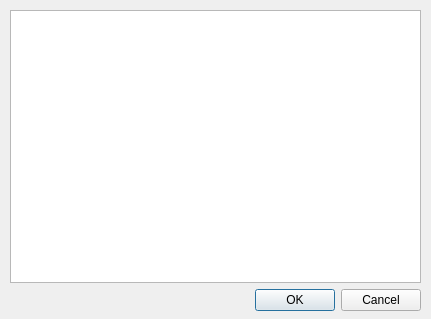
<?xml version="1.0" encoding="UTF-8"?>
<ui version="4.0">
 <class>ChooseResultDialog</class>
 <widget class="QDialog" name="ChooseResultDialog">
  <property name="windowModality">
   <enum>Qt::ApplicationModal</enum>
  </property>
  <property name="geometry">
   <rect>
    <x>0</x>
    <y>0</y>
    <width>431</width>
    <height>319</height>
   </rect>
  </property>
  <property name="windowTitle">
   <string>Dialog</string>
  </property>
  <property name="modal">
   <bool>true</bool>
  </property>
  <widget class="QWidget" name="layoutWidget">
   <property name="geometry">
    <rect>
     <x>10</x>
     <y>10</y>
     <width>411</width>
     <height>301</height>
    </rect>
   </property>
   <layout class="QVBoxLayout" name="verticalLayout" stretch="0,0">
    <property name="sizeConstraint">
     <enum>QLayout::SetMaximumSize</enum>
    </property>
    <item>
     <widget class="QListWidget" name="ResultsListWidget">
      <property name="sizePolicy">
       <sizepolicy hsizetype="Expanding" vsizetype="Expanding">
        <horstretch>0</horstretch>
        <verstretch>0</verstretch>
       </sizepolicy>
      </property>
      <property name="selectionBehavior">
       <enum>QAbstractItemView::SelectRows</enum>
      </property>
     </widget>
    </item>
    <item>
     <widget class="QDialogButtonBox" name="ButtonBox">
      <property name="sizePolicy">
       <sizepolicy hsizetype="Expanding" vsizetype="Fixed">
        <horstretch>0</horstretch>
        <verstretch>0</verstretch>
       </sizepolicy>
      </property>
      <property name="orientation">
       <enum>Qt::Horizontal</enum>
      </property>
      <property name="standardButtons">
       <set>QDialogButtonBox::Cancel|QDialogButtonBox::Ok</set>
      </property>
     </widget>
    </item>
   </layout>
  </widget>
 </widget>
 <resources/>
 <connections/>
</ui>
